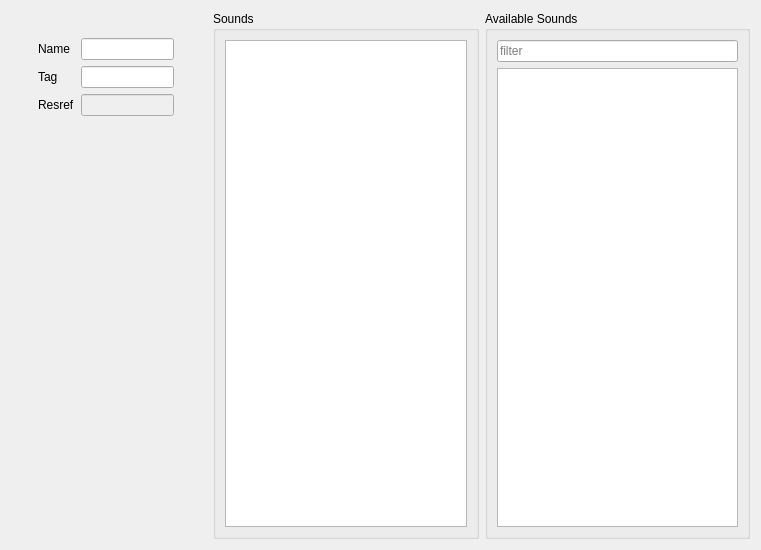
<?xml version="1.0" encoding="UTF-8"?>
<ui version="4.0">
 <class>SoundGeneralView</class>
 <widget class="QWidget" name="SoundGeneralView">
  <property name="geometry">
   <rect>
    <x>0</x>
    <y>0</y>
    <width>761</width>
    <height>550</height>
   </rect>
  </property>
  <property name="windowTitle">
   <string>Form</string>
  </property>
  <layout class="QHBoxLayout" name="horizontalLayout">
   <item>
    <widget class="QWidget" name="widget" native="true">
     <layout class="QVBoxLayout" name="verticalLayout">
      <item>
       <widget class="QWidget" name="widget_5" native="true">
        <property name="sizePolicy">
         <sizepolicy hsizetype="Preferred" vsizetype="Fixed">
          <horstretch>0</horstretch>
          <verstretch>0</verstretch>
         </sizepolicy>
        </property>
        <layout class="QHBoxLayout" name="horizontalLayout_4">
         <item>
          <widget class="QWidget" name="widget_2" native="true">
           <property name="sizePolicy">
            <sizepolicy hsizetype="Preferred" vsizetype="Fixed">
             <horstretch>0</horstretch>
             <verstretch>0</verstretch>
            </sizepolicy>
           </property>
           <layout class="QGridLayout" name="gridLayout">
            <item row="2" column="0">
             <widget class="QLabel" name="label_3">
              <property name="text">
               <string>Resref</string>
              </property>
             </widget>
            </item>
            <item row="1" column="0">
             <widget class="QLabel" name="label_2">
              <property name="text">
               <string>Tag</string>
              </property>
             </widget>
            </item>
            <item row="0" column="0">
             <widget class="QLabel" name="label">
              <property name="text">
               <string>Name</string>
              </property>
             </widget>
            </item>
            <item row="1" column="1">
             <widget class="QLineEdit" name="tag"/>
            </item>
            <item row="2" column="1">
             <widget class="QLineEdit" name="resref">
              <property name="enabled">
               <bool>false</bool>
              </property>
             </widget>
            </item>
            <item row="0" column="1">
             <widget class="StrrefLineEdit" name="name"/>
            </item>
           </layout>
          </widget>
         </item>
        </layout>
       </widget>
      </item>
      <item>
       <widget class="PropertyBrowser" name="properties" native="true"/>
      </item>
     </layout>
    </widget>
   </item>
   <item>
    <widget class="QWidget" name="widget_3" native="true"/>
   </item>
   <item>
    <widget class="QGroupBox" name="groupBox">
     <property name="title">
      <string>Sounds</string>
     </property>
     <layout class="QVBoxLayout" name="verticalLayout_2">
      <item>
       <widget class="QListView" name="current">
        <property name="acceptDrops">
         <bool>true</bool>
        </property>
        <property name="dragEnabled">
         <bool>true</bool>
        </property>
        <property name="dragDropMode">
         <enum>QAbstractItemView::DragDropMode::DragDrop</enum>
        </property>
        <property name="defaultDropAction">
         <enum>Qt::DropAction::MoveAction</enum>
        </property>
        <property name="alternatingRowColors">
         <bool>true</bool>
        </property>
       </widget>
      </item>
     </layout>
    </widget>
   </item>
   <item>
    <widget class="QGroupBox" name="groupBox_2">
     <property name="title">
      <string>Available Sounds</string>
     </property>
     <layout class="QVBoxLayout" name="verticalLayout_3">
      <item>
       <widget class="QLineEdit" name="filter">
        <property name="placeholderText">
         <string>filter</string>
        </property>
       </widget>
      </item>
      <item>
       <widget class="QListView" name="available">
        <property name="dragEnabled">
         <bool>true</bool>
        </property>
        <property name="dragDropMode">
         <enum>QAbstractItemView::DragDropMode::DragOnly</enum>
        </property>
        <property name="alternatingRowColors">
         <bool>true</bool>
        </property>
        <property name="selectionMode">
         <enum>QAbstractItemView::SelectionMode::ExtendedSelection</enum>
        </property>
        <property name="selectionBehavior">
         <enum>QAbstractItemView::SelectionBehavior::SelectRows</enum>
        </property>
        <property name="verticalScrollMode">
         <enum>QAbstractItemView::ScrollMode::ScrollPerPixel</enum>
        </property>
        <property name="uniformItemSizes">
         <bool>true</bool>
        </property>
        <property name="selectionRectVisible">
         <bool>true</bool>
        </property>
       </widget>
      </item>
     </layout>
    </widget>
   </item>
  </layout>
 </widget>
 <customwidgets>
  <customwidget>
   <class>StrrefLineEdit</class>
   <extends>QLineEdit</extends>
   <header>../strreflineedit.h</header>
  </customwidget>
  <customwidget>
   <class>PropertyBrowser</class>
   <extends>QWidget</extends>
   <header>../propertybrowser.h</header>
   <container>1</container>
  </customwidget>
 </customwidgets>
 <resources/>
 <connections/>
</ui>
